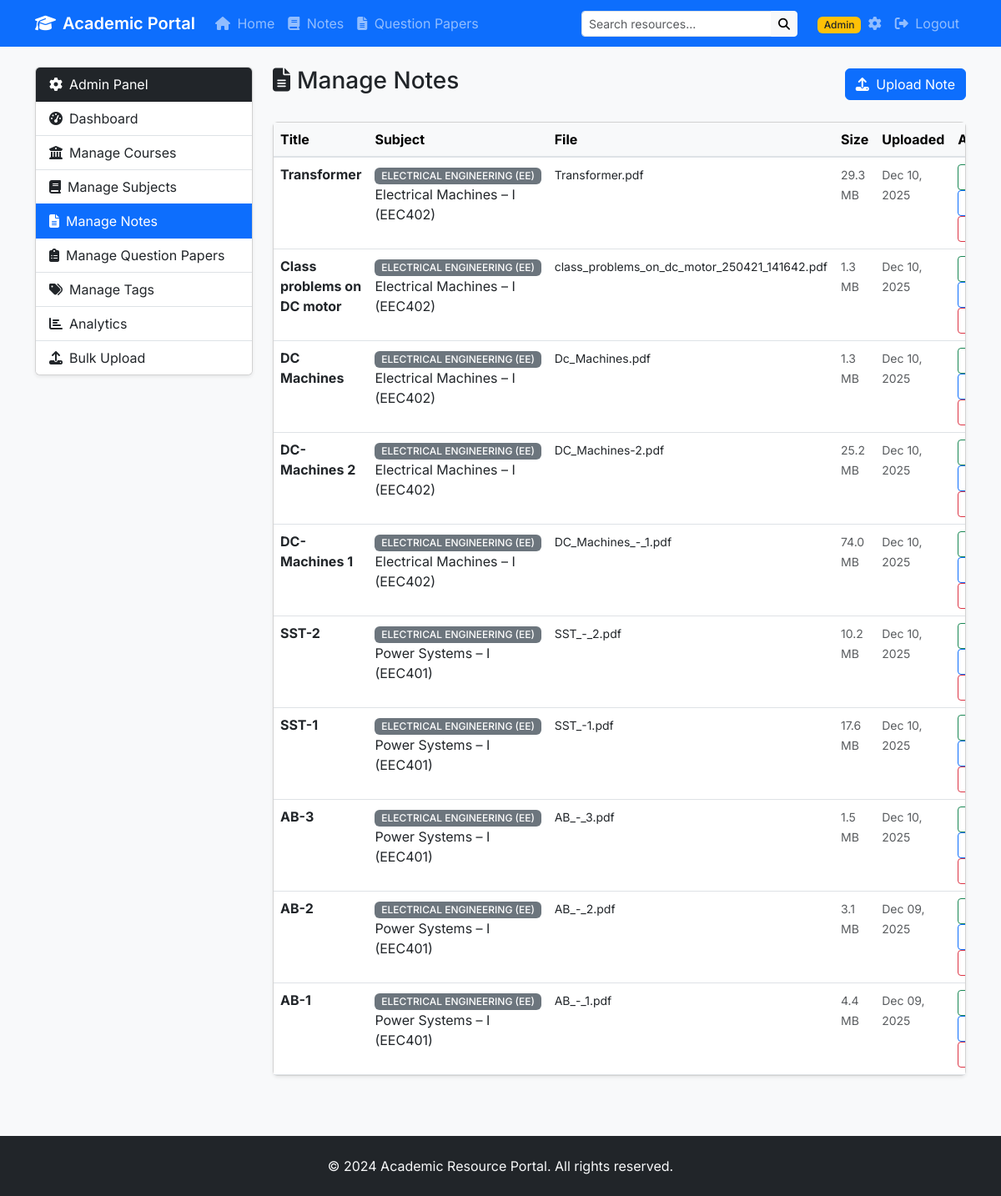
Page /admin/notes (signed in) on the committed database.
### models.py (models this page shows, shortened)
class Note(db.Model):
    id = db.Column(db.Integer, primary_key=True)
    title = db.Column(db.String(200), nullable=False)
    description = db.Column(db.Text)
    filename = db.Column(db.String(255), nullable=False)
    original_filename = db.Column(db.String(255), nullable=False)
    file_size = db.Column(db.Integer)
    subject_id = db.Column(db.Integer, db.ForeignKey('subject.id'), nullable=False)
    uploaded_at = db.Column(db.DateTime, default=datetime.utcnow)
    download_count = db.Column(db.Integer, default=0)
    tags = db.relationship('Tag', secondary='note_tags', backref=db.backref('notes', lazy='dynamic'))

class Course(db.Model):
    id = db.Column(db.Integer, primary_key=True)
    name = db.Column(db.String(100), unique=True, nullable=False)
    description = db.Column(db.Text)
    created_at = db.Column(db.DateTime, default=datetime.utcnow)
    subjects = db.relationship('Subject', backref='course', lazy=True, cascade='all, delete-orphan')

class Subject(db.Model):
    id = db.Column(db.Integer, primary_key=True)
    name = db.Column(db.String(100), nullable=False)
    course_id = db.Column(db.Integer, db.ForeignKey('course.id'), nullable=False)
    semester = db.Column(db.Integer, nullable=False)
    created_at = db.Column(db.DateTime, default=datetime.utcnow)
    notes = db.relationship('Note', backref='subject', lazy=True, cascade='all, delete-orphan')
    question_papers = db.relationship('QuestionPaper', backref='subject', lazy=True, cascade='all, delete-orphan')

### routes.py (the view)
@app.route('/admin/notes')
@login_required
def admin_notes():
    notes = Note.query.join(Subject).order_by(Note.uploaded_at.desc()).all()
    return render_template('admin/notes.html', notes=notes)

### routes.py (called while the page is built)
@login_manager.user_loader
def load_user(user_id):
    return Admin.query.get(int(user_id))

def format_file_size(size):
    if size < 1024:
        return f"{size} B"
    elif size < 1024 * 1024:
        return f"{size / 1024:.1f} KB"
    else:
        return f"{size / (1024 * 1024):.1f} MB"

### templates/admin/notes.html (shortened to what this page needs)
{% extends "admin/base_admin.html" %}
{% block admin_content %}
<div class="d-flex justify-content-between align-items-center mb-4">
    <h3><i class="fas fa-file-alt me-2"></i>Manage Notes</h3>
    <a href="{{ url_for('admin_add_note') }}" class="btn btn-primary">
        <i class="fas fa-upload me-1"></i> Upload Note
    </a>
</div>
{% if notes %}
<div class="card shadow-sm">
    <div class="table-responsive">
        <table class="table table-hover mb-0">
            <thead class="table-light">
                <tr>
                    <th>Title</th>
                    <th>Subject</th>
                    <th>File</th>
                    <th>Size</th>
                    <th>Uploaded</th>
                    <th>Actions</th>
                </tr>
            </thead>
            <tbody>
                {% for note in notes %}
                <tr>
                    <td><strong>{{ note.title }}</strong></td>
                    <td>
                        <span class="badge bg-secondary">{{ note.subject.course.name }}</span>
                        {{ note.subject.name }}
                    </td>
                    <td><small>{{ note.original_filename }}</small></td>
                    <td><small class="text-muted">{{ note.file_size|format_size }}</small></td>
                    <td><small class="text-muted">{{ note.uploaded_at.strftime('%b %d, %Y') }}</small></td>
                    <td>
                        <a href="{{ url_for('download_file', filename=note.filename) }}" class="btn btn-sm btn-outline-success me-1" download="{{ note.original_filename }}">
                        </a>
                        <a href="{{ url_for('admin_edit_note', note_id=note.id) }}" class="btn btn-sm btn-outline-primary me-1">
                        </a>
                        <form action="{{ url_for('admin_delete_note', note_id=note.id) }}" method="post" class="d-inline" onsubmit="return confirm('Are you sure you want to delete this note?')">
                            <button type="submit" class="btn btn-sm btn-outline-danger">
                            </button>
                        </form>
                    </td>
                </tr>
                {% endfor %}
            </tbody>
        </table>
    </div>
</div>
{% else %}
<div class="alert alert-info">
    <i class="fas fa-info-circle me-2"></i>No notes yet. <a href="{{ url_for('admin_add_note') }}">Upload your first note</a>.
</div>
{% endif %}
{% endblock %}

### static/css/style.css (style rules this page uses)
body { font-family: 'Inter', sans-serif; background-color: #f8f9fa; min-height: 100vh; display: flex; flex-direction: column; }
.table > thead { border-bottom: 2px solid #dee2e6; }
.badge { font-weight: 500; }

### rows in the picture
Note: title "Transformer", subject.course.name "ELECTRICAL ENGINEERING (EE)", subject.name "Electrical Machines – I (EEC402)", original_filename "Transformer.pdf", file_size "29.3 MB", uploaded_at "Dec 10, 2025"
Note: title "Class problems on DC motor", subject.course.name "ELECTRICAL ENGINEERING (EE)", subject.name "Electrical Machines – I (EEC402)", original_filename "class_problems_on_dc_motor_250421_141642.pdf", file_size "1.3 MB", uploaded_at "Dec 10, 2025"
Note: title "DC Machines", subject.course.name "ELECTRICAL ENGINEERING (EE)", subject.name "Electrical Machines – I (EEC402)", original_filename "Dc_Machines.pdf", file_size "1.3 MB", uploaded_at "Dec 10, 2025"
Note: title "DC- Machines 2", subject.course.name "ELECTRICAL ENGINEERING (EE)", subject.name "Electrical Machines – I (EEC402)", original_filename "DC_Machines-2.pdf", file_size "25.2 MB", uploaded_at "Dec 10, 2025"
Note: title "DC-Machines 1", subject.course.name "ELECTRICAL ENGINEERING (EE)", subject.name "Electrical Machines – I (EEC402)", original_filename "DC_Machines_-_1.pdf", file_size "74.0 MB", uploaded_at "Dec 10, 2025"
Note: title "SST-2", subject.course.name "ELECTRICAL ENGINEERING (EE)", subject.name "Power Systems – I (EEC401)", original_filename "SST_-_2.pdf", file_size "10.2 MB", uploaded_at "Dec 10, 2025"
Note: title "SST-1", subject.course.name "ELECTRICAL ENGINEERING (EE)", subject.name "Power Systems – I (EEC401)", original_filename "SST_-1.pdf", file_size "17.6 MB", uploaded_at "Dec 10, 2025"
Note: title "AB-3", subject.course.name "ELECTRICAL ENGINEERING (EE)", subject.name "Power Systems – I (EEC401)", original_filename "AB_-_3.pdf", file_size "1.5 MB", uploaded_at "Dec 10, 2025"
Note: title "AB-2", subject.course.name "ELECTRICAL ENGINEERING (EE)", subject.name "Power Systems – I (EEC401)", original_filename "AB_-_2.pdf", file_size "3.1 MB", uploaded_at "Dec 09, 2025"
Note: title "AB-1", subject.course.name "ELECTRICAL ENGINEERING (EE)", subject.name "Power Systems – I (EEC401)", original_filename "AB_-_1.pdf", file_size "4.4 MB", uploaded_at "Dec 09, 2025"
